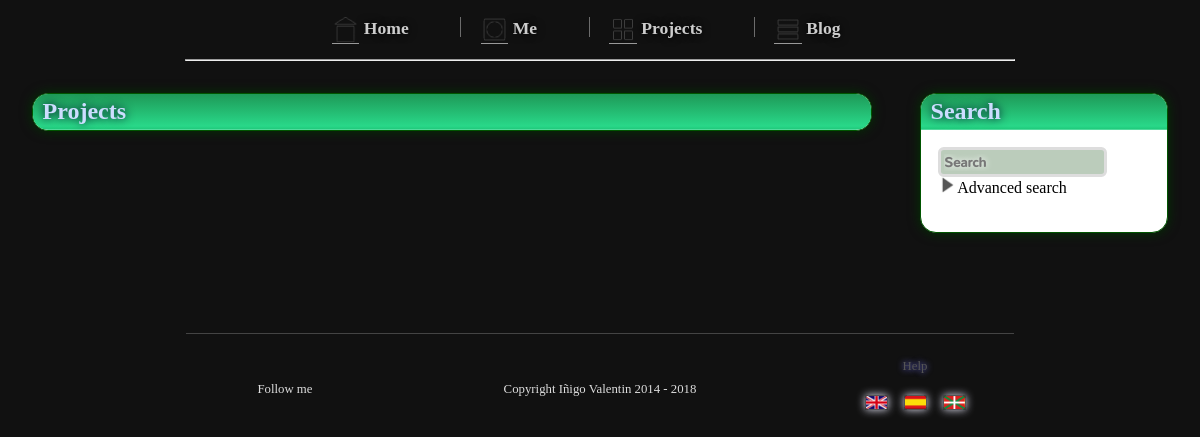
The app's page /en/project/ with its own data.
### tables this page shows
CREATE TABLE text (
    id       VARCHAR(32),
    lang     VARCHAR(2)     REFERENCES lang.code,
    section  VARCHAR(32),
    text     VARCHAR(5000),
    file     VARCHAR(32),
    PRIMARY KEY(id, lang)
);

CREATE TABLE lang (
    code    VARCHAR(2)   PRIMARY KEY,
    name    VARCHAR(16)  NOT NULL,
    active  BOOLEAN      DEFAULT 0
);

### www/functions.php (called while the page is built, shortened)
<?php
    function get_protocol(){
        if (isset($_SERVER["HTTPS"]) && ($_SERVER["HTTPS"] == "on" || $_SERVER["HTTPS"] == 1) || isset($_SERVER["HTTP_X_FORWARDED_PROTO"]) && $_SERVER["HTTP_X_FORWARDED_PROTO"] == "https") {
            $protocol = "https://";
        }
        else {
            $protocol = "http://";
        }
        return $protocol;
    }
    function select_language($con){
        $available_languages = array();
        $q_lang = mysqli_query($con, "SELECT code FROM lang WHERE active = 1;");
        while ($r_lang = mysqli_fetch_array($q_lang)){
            array_push($available_languages, $r_lang["code"]);
        }
        $lang = substr($_SERVER["REQUEST_URI"], 1, 2);
        if (in_array($lang, $available_languages)){
            return $lang;
        }
    }
    function text($con, $id, $lang){
        $q = mysqli_query($con, "SELECT text, file FROM text WHERE id = '$id' AND lang = '$lang';");
        $r = mysqli_fetch_array($q);
        if (strlen($r["file"]) > 0){
            return file_get_contents($_SERVER["DOCUMENT_ROOT"] . "string/" . $r["file"]);
        }
        else{
            return $r["text"];
        }
    }
?>

### www/project/index.php (the view, shortened to what this page needs)
<?php
    $http_host = $_SERVER["HTTP_HOST"];
    $doc_root = $_SERVER["DOCUMENT_ROOT"] . "/";
    include $doc_root . "functions.php";
    $proto = get_protocol();
    $con = start_db();
    $server = $proto . $http_host;
    $lang = select_language($con);
    $lserver = $server . "/" . $lang;
?>
<!DOCTYPE html>
<html lang='<?=$lang?>'>
    <head>
    </head>
    <body>
<?php
        include $doc_root . "header.php";
?>
        <div id='content'>
            <div id='content_row'>
                <div class='content_cell' id='content_cell_main'>
                    <div class='section' id='main_column'>
                        <h3 class='section_title'><?=text($con, "PROJECT_TITLE", $lang)?></h3>
                    </div>
                </div>
                <div class='content_cell'  id='content_cell_info'>
                    <div class='section' id='right_column'>
                        <h3 class='section_title'><?=text($con, "PROJECT_SEARCH", $lang)?></h3>
                        <div class='entry'>
                            <input type='text' placeholder='<?=text($con, "PROJECT_SEARCH", $lang)?>' name='text'/>
                            <div class='pointer' onClick='showAdvancedSearch();'>
                                <img class='slider' id='advanced_search_slider' src='<?=$lserver?>/img/misc/x1/slid-right.png'/>
                                <?=text($con, "PROJECT_SEARCH_ADVANCED", $lang)?>
                            </div>
                        </div>
                    </div>
                </div>
            </div>
        </div>
<?php
        include $doc_root . "footer.php";
?>
    </body>
</html>

### www/header.php (shortened to what this page needs)
<div id='header_parent'>
    <nav id='header'>
        <a href='<?=$lserver?>/'>
            <span class='header_container'>
                <span class='header_icon_container'><img class='header_icon' alt='<?=text($con, "HEADER_HOME", $lang);?>' src='<?=$lserver?>/img/icon/home.gif'/></span>
                <?=text($con, "HEADER_HOME", $lang);?>
            </span>
        </a>
        <a href='<?=$lserver?>/profile/'>
            <span class='header_container'>
                <span class='header_icon_container'><img class='header_icon' alt='<?=text($con, "HEADER_ME", $lang);?>' src='<?=$lserver?>/img/icon/profile.gif'/></span>
                <?=text($con, "HEADER_PROFILE", $lang);?>
            </span>
        </a>
        <a href='<?=$lserver?>/project/'>
            <span class='header_container'>
                <span class='header_icon_container'><img class='header_icon' alt='<?=text($con, "HEADER_PROJECTS", $lang);?>' src='<?=$lserver?>/img/icon/project.gif'/></span>
                <?=text($con, "HEADER_PROJECTS", $lang);?>
            </span>
        </a>
        <a href='<?=$lserver?>/blog/'>
            <span class='header_container'>
                <span class='header_icon_container'><img class='header_icon' alt='<?=text($con, "HEADER_BLOG", $lang);?>' src='<?=$lserver?>/img/icon/blog.gif'/></span>
                <?=text($con, "HEADER_BLOG", $lang);?>
            </span>
        </a>
    </nav>
</div>
<hr id='header_separator'/>

### www/footer.php (shortened to what this page needs)
<div id='footer'>
    <hr id='footer_separator'/><br/>
    <table id='footer_table'>
        <tr>
            <td id='footer_left'>
                <span id='footer_follow' class='desktop'><?=text($con, "FOOTER_FOLLOW", $lang);?><br/></span>
            </td>
            <td id='footer_center'><?=str_replace("#YEAR#", date("Y"), text($con, "FOOTER_COPY", $lang));?></td>
            <td id='footer_right'>
                <a href='<?=$lserver?>/help/'><?=text($con, "FOOTER_HELP", $lang);?></a>
                <br/><br/>
<?php
                $q_lang = mysqli_query($con, "SELECT * FROM lang WHERE active = 1;");
                while ($r = mysqli_fetch_array($q_lang)){
                    $uri = $_SERVER["REQUEST_URI"];
                    if (substr($uri, 3, 1) == '/'){
                        $uri = substr($uri, 3);
                    }
                    $dest = $server . "/" . $r["code"] . $uri;
?>
                    <a class='lang' href='<?=$dest?>'><img src='<?=$lserver?>/img/lang/<?=$r["code"]?>.gif' alt='<?=$r['name']?>' /></a>
<?php
                }
?>
            </td>
        </tr>
    </table>
</div>

### records on screen
text: text "Home"
text: text "Me"
text: text "Projects"
text: text "Blog"
text: text "Projects"
text: text "Search"
text: text "Advanced search"
text: text "Follow me"
text: text "Help"
lang: shows a picture
lang: shows a picture
lang: shows a picture
